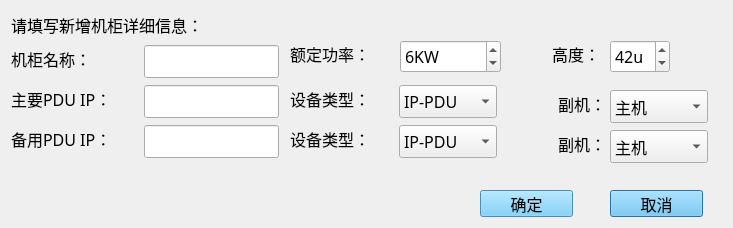
<?xml version="1.0" encoding="UTF-8"?>
<ui version="4.0">
 <class>Cab_AddDlg</class>
 <widget class="QDialog" name="Cab_AddDlg">
  <property name="geometry">
   <rect>
    <x>0</x>
    <y>0</y>
    <width>733</width>
    <height>228</height>
   </rect>
  </property>
  <property name="font">
   <font>
    <family>微软雅黑</family>
    <pointsize>12</pointsize>
   </font>
  </property>
  <property name="windowTitle">
   <string>新增机柜</string>
  </property>
  <widget class="QWidget" name="widget_white" native="true">
   <property name="geometry">
    <rect>
     <x>0</x>
     <y>0</y>
     <width>721</width>
     <height>176</height>
    </rect>
   </property>
   <widget class="QLabel" name="label_describe">
    <property name="geometry">
     <rect>
      <x>11</x>
      <y>11</y>
      <width>240</width>
      <height>27</height>
     </rect>
    </property>
    <property name="text">
     <string>请填写新增机柜详细信息：</string>
    </property>
   </widget>
   <widget class="QLabel" name="label_name">
    <property name="geometry">
     <rect>
      <x>11</x>
      <y>45</y>
      <width>100</width>
      <height>27</height>
     </rect>
    </property>
    <property name="text">
     <string>机柜名称：</string>
    </property>
   </widget>
   <widget class="QLineEdit" name="cabEdit">
    <property name="geometry">
     <rect>
      <x>144</x>
      <y>45</y>
      <width>135</width>
      <height>33</height>
     </rect>
    </property>
   </widget>
   <widget class="QLabel" name="label">
    <property name="geometry">
     <rect>
      <x>539</x>
      <y>40</y>
      <width>61</width>
      <height>27</height>
     </rect>
    </property>
    <property name="text">
     <string>高度：</string>
    </property>
    <property name="alignment">
     <set>Qt::AlignRight|Qt::AlignTrailing|Qt::AlignVCenter</set>
    </property>
   </widget>
   <widget class="QSpinBox" name="heightSpin">
    <property name="geometry">
     <rect>
      <x>610</x>
      <y>40</y>
      <width>60</width>
      <height>33</height>
     </rect>
    </property>
    <property name="suffix">
     <string>u</string>
    </property>
    <property name="minimum">
     <number>1</number>
    </property>
    <property name="maximum">
     <number>999999999</number>
    </property>
    <property name="value">
     <number>42</number>
    </property>
   </widget>
   <widget class="QLabel" name="label_ip">
    <property name="geometry">
     <rect>
      <x>11</x>
      <y>85</y>
      <width>126</width>
      <height>27</height>
     </rect>
    </property>
    <property name="toolTip">
     <string/>
    </property>
    <property name="text">
     <string>主要PDU IP：</string>
    </property>
   </widget>
   <widget class="QLineEdit" name="ipEdit_1">
    <property name="geometry">
     <rect>
      <x>144</x>
      <y>85</y>
      <width>135</width>
      <height>33</height>
     </rect>
    </property>
   </widget>
   <widget class="QLabel" name="label_2">
    <property name="geometry">
     <rect>
      <x>286</x>
      <y>85</y>
      <width>106</width>
      <height>27</height>
     </rect>
    </property>
    <property name="text">
     <string> 设备类型：</string>
    </property>
   </widget>
   <widget class="QComboBox" name="typeCb_1">
    <property name="geometry">
     <rect>
      <x>399</x>
      <y>85</y>
      <width>98</width>
      <height>33</height>
     </rect>
    </property>
    <item>
     <property name="text">
      <string>IP-PDU</string>
     </property>
    </item>
    <item>
     <property name="text">
      <string>MPDU</string>
     </property>
    </item>
    <item>
     <property name="text">
      <string>RPDU</string>
     </property>
    </item>
    <item>
     <property name="text">
      <string>NPM</string>
     </property>
    </item>
    <item>
     <property name="text">
      <string>ZPDU</string>
     </property>
    </item>
   </widget>
   <widget class="QLabel" name="label_deputy">
    <property name="geometry">
     <rect>
      <x>540</x>
      <y>90</y>
      <width>66</width>
      <height>27</height>
     </rect>
    </property>
    <property name="text">
     <string>副机：</string>
    </property>
    <property name="alignment">
     <set>Qt::AlignRight|Qt::AlignTrailing|Qt::AlignVCenter</set>
    </property>
   </widget>
   <widget class="QLabel" name="label_ip_2">
    <property name="geometry">
     <rect>
      <x>11</x>
      <y>125</y>
      <width>126</width>
      <height>27</height>
     </rect>
    </property>
    <property name="text">
     <string>备用PDU IP：</string>
    </property>
   </widget>
   <widget class="QLineEdit" name="ipEdit_2">
    <property name="geometry">
     <rect>
      <x>144</x>
      <y>125</y>
      <width>135</width>
      <height>33</height>
     </rect>
    </property>
   </widget>
   <widget class="QLabel" name="label_3">
    <property name="geometry">
     <rect>
      <x>286</x>
      <y>125</y>
      <width>106</width>
      <height>27</height>
     </rect>
    </property>
    <property name="text">
     <string> 设备类型：</string>
    </property>
   </widget>
   <widget class="QComboBox" name="typeCb_2">
    <property name="geometry">
     <rect>
      <x>399</x>
      <y>125</y>
      <width>98</width>
      <height>33</height>
     </rect>
    </property>
    <item>
     <property name="text">
      <string>IP-PDU</string>
     </property>
    </item>
    <item>
     <property name="text">
      <string>MPDU</string>
     </property>
    </item>
    <item>
     <property name="text">
      <string>RPDU</string>
     </property>
    </item>
    <item>
     <property name="text">
      <string>NPM</string>
     </property>
    </item>
    <item>
     <property name="text">
      <string>ZPDU</string>
     </property>
    </item>
   </widget>
   <widget class="QLabel" name="label_deputy_2">
    <property name="geometry">
     <rect>
      <x>540</x>
      <y>130</y>
      <width>66</width>
      <height>27</height>
     </rect>
    </property>
    <property name="text">
     <string>副机：</string>
    </property>
    <property name="alignment">
     <set>Qt::AlignRight|Qt::AlignTrailing|Qt::AlignVCenter</set>
    </property>
   </widget>
   <widget class="QSpinBox" name="powSpin">
    <property name="geometry">
     <rect>
      <x>400</x>
      <y>40</y>
      <width>101</width>
      <height>33</height>
     </rect>
    </property>
    <property name="suffix">
     <string>KW</string>
    </property>
    <property name="minimum">
     <number>1</number>
    </property>
    <property name="maximum">
     <number>999999999</number>
    </property>
    <property name="value">
     <number>6</number>
    </property>
   </widget>
   <widget class="QLabel" name="label_4">
    <property name="geometry">
     <rect>
      <x>290</x>
      <y>40</y>
      <width>90</width>
      <height>27</height>
     </rect>
    </property>
    <property name="text">
     <string>额定功率：</string>
    </property>
   </widget>
   <widget class="QComboBox" name="comboBox_1">
    <property name="geometry">
     <rect>
      <x>610</x>
      <y>90</y>
      <width>98</width>
      <height>33</height>
     </rect>
    </property>
    <item>
     <property name="text">
      <string>主机</string>
     </property>
    </item>
    <item>
     <property name="text">
      <string>副机1</string>
     </property>
    </item>
    <item>
     <property name="text">
      <string>副机2</string>
     </property>
    </item>
    <item>
     <property name="text">
      <string>副机3</string>
     </property>
    </item>
    <item>
     <property name="text">
      <string>副机4</string>
     </property>
    </item>
   </widget>
   <widget class="QComboBox" name="comboBox_2">
    <property name="geometry">
     <rect>
      <x>610</x>
      <y>130</y>
      <width>98</width>
      <height>33</height>
     </rect>
    </property>
    <item>
     <property name="text">
      <string>主机</string>
     </property>
    </item>
    <item>
     <property name="text">
      <string>副机1</string>
     </property>
    </item>
    <item>
     <property name="text">
      <string>副机2</string>
     </property>
    </item>
    <item>
     <property name="text">
      <string>副机3</string>
     </property>
    </item>
    <item>
     <property name="text">
      <string>副机4</string>
     </property>
    </item>
   </widget>
  </widget>
  <widget class="QPushButton" name="quitBtn">
   <property name="geometry">
    <rect>
     <x>610</x>
     <y>190</y>
     <width>93</width>
     <height>27</height>
    </rect>
   </property>
   <property name="minimumSize">
    <size>
     <width>75</width>
     <height>23</height>
    </size>
   </property>
   <property name="font">
    <font>
     <family>微软雅黑</family>
     <pointsize>12</pointsize>
    </font>
   </property>
   <property name="styleSheet">
    <string notr="true">background-color: rgb(102, 199, 249);</string>
   </property>
   <property name="text">
    <string>取消</string>
   </property>
  </widget>
  <widget class="QPushButton" name="okBtn">
   <property name="geometry">
    <rect>
     <x>480</x>
     <y>190</y>
     <width>93</width>
     <height>27</height>
    </rect>
   </property>
   <property name="minimumSize">
    <size>
     <width>75</width>
     <height>23</height>
    </size>
   </property>
   <property name="font">
    <font>
     <family>微软雅黑</family>
     <pointsize>12</pointsize>
    </font>
   </property>
   <property name="styleSheet">
    <string notr="true">background-color: rgb(102, 199, 249);</string>
   </property>
   <property name="text">
    <string>确定</string>
   </property>
  </widget>
 </widget>
 <tabstops>
  <tabstop>cabEdit</tabstop>
  <tabstop>heightSpin</tabstop>
  <tabstop>ipEdit_1</tabstop>
  <tabstop>ipEdit_2</tabstop>
  <tabstop>okBtn</tabstop>
 </tabstops>
 <resources/>
 <connections/>
</ui>
